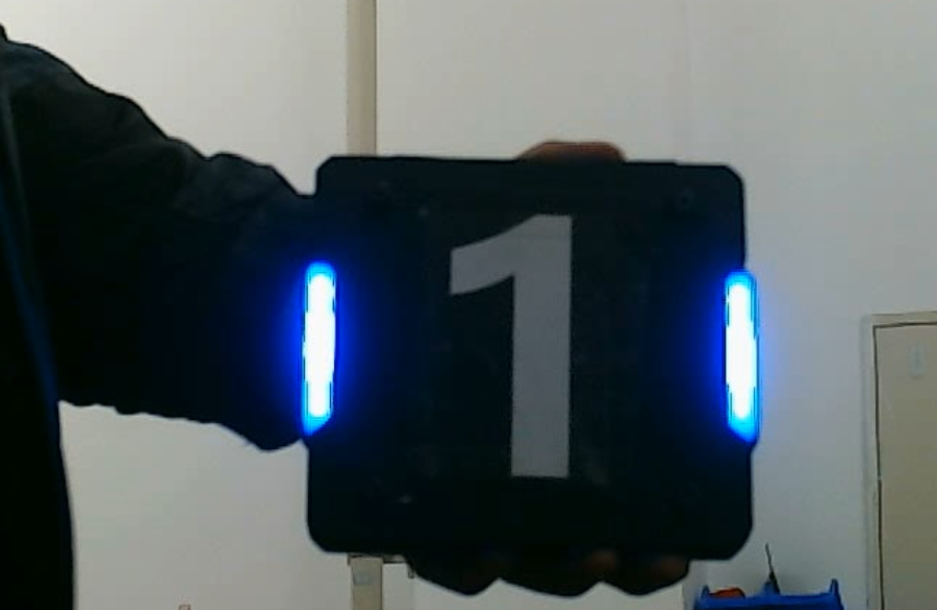
//> input picture img/armor1.png, 937 x 610 px
$ ./color_detection   (built with g++ and OpenCV 4)
//> lines starting //> are read from the running program, lines starting //| are printed output that depends on the picture; after the words box and inside, x2 and y2 are one past the last pixel; in counts of white or black regions, pixels touching at a corner belong together
/*
颜色阈值色块识别模块
功能：
1 HSV颜色分割
2 形态学去噪
3 轮廓筛选
4 计算中心/面积
5 绘制检测结果
*/
#include <opencv2/opencv.hpp>
#include <iostream>
#include <vector>

using namespace cv;
using namespace std;

//颜色参数
struct ColorRange
{
    Scalar lower1;
    Scalar upper1;

    Scalar lower2;
    Scalar upper2;

    Scalar drawColor;
    bool dualRange;   // 红色0,180
};

//轮廓信息参数
struct ContourInfo
{
    int id;

    Point center;

    double area;

    Rect bbox;

    Point circle_center;

    int circle_r;
};

//颜色阈值定义
ColorRange RED =
{
    Scalar(0,100,100),
    Scalar(10,255,255),

    Scalar(160,100,100),
    Scalar(179,255,255),

    Scalar(0,0,255),
    true
};

ColorRange BLUE =
{
    Scalar(100,100,100),
    Scalar(130,255,255),

    Scalar(),
    Scalar(),

    Scalar(255,0,0),
    false
};

ColorRange GREEN =
{
    Scalar(40,50,50),
    Scalar(80,255,255),

    Scalar(),
    Scalar(),

    Scalar(0,255,0),
    false
};

//通道转换
Mat convertToHSV(const Mat& image)
{
    Mat hsv;
    cvtColor(image, hsv, COLOR_BGR2HSV);
    return hsv;
}

//创建颜色掩码
Mat createColorMask(const Mat& hsv, const ColorRange& range)
{
    Mat mask;

    if(range.dualRange)
    {
        Mat mask1, mask2;

        inRange(hsv, range.lower1, range.upper1, mask1);
        inRange(hsv, range.lower2, range.upper2, mask2);
        //合并双阈值
        bitwise_or(mask1, mask2, mask);
    }
    else
    {
        inRange(hsv, range.lower1, range.upper1, mask);
    }

    return mask;
}

//形态学去噪
Mat applyMorphology(const Mat& mask, int kernelSize = 5)
{
    Mat result;

    Mat kernel = getStructuringElement(2,Size(kernelSize,kernelSize));//5*5 椭圆形

    morphologyEx(mask,result,MORPH_OPEN,kernel);//腐蚀膨胀

    morphologyEx(result,result,MORPH_CLOSE,kernel);//膨胀腐蚀

    return result;
}

//轮廓筛选
void findValidContours(
        const Mat& mask,
        vector<vector<Point>>& validContours,
        vector<ContourInfo>& infos,
        double minArea = 100
)
{
    vector<vector<Point>> contours;

    findContours(mask,contours,RETR_EXTERNAL,CHAIN_APPROX_SIMPLE);

    int id = 1;

    for(auto& c: contours)
    {
        double area = contourArea(c);//计算轮廓面积

        if(area < minArea)
        {
            continue;
        }
        Moments m = moments(c);

        int cx = 0;
        int cy = 0;

        if(m.m00 != 0)
        {
            cx = m.m10/m.m00;
            cy = m.m01/m.m00;
        }

        //外接矩形
        Rect bbox = boundingRect(c);

        Point2f center;
        float radius;
        //外接圆
        minEnclosingCircle(c,center,radius);

        ContourInfo info;

        info.id = id++;
        info.center = Point(cx,cy);
        info.area = area;
        info.circle_center = center;
        info.circle_r = radius;

        validContours.push_back(c);
        infos.push_back(info);
    }

    sort(infos.begin(),infos.end(),[](const ContourInfo&a, const ContourInfo&b){return a.area > b.area;});
}

//绘制检测结果
Mat drawResult(
        const Mat& image,//输入图像
        const vector<vector<Point>>& contours,  //所有检测到的轮廓
        const vector<ContourInfo>& infos,  //轮廓信息
        Scalar color  //所选颜色
)
{
    Mat result = image.clone();//深拷贝
    // 画
    for(size_t i = 0;i<contours.size();i++)
    {
        //画轮廓
        drawContours(result,contours,i,color,2);//2为线宽

        Point p = infos[i].center;
        //画中心大红点
        circle(result,p,5,Scalar(0,0,255),-1);//5为半径,通道表示绘画颜色,-1表示填充
        //获取外接矩形
        Rect r = infos[i].bbox;

        rectangle(result,r,Scalar(255,0,0),2);//线宽2

        string text =  "ID:"
        + to_string(infos[i].id)
        +  " (" + to_string(p.x)
        + "," + to_string(p.y) + ")";

        putText(result,
                text,
                Point(r.x,r.y-10),
                FONT_HERSHEY_SIMPLEX,
                0.5,
                color,
                2);
        //字号0.5 线宽2
    }

    return result;
}

//颜色检测流程 name:蓝色、绿色、红色
void detectColor(const Mat& image,
                 const ColorRange& range,
                 string name)
{
    cout << "开始检测 " << name << endl;

    //bgr -> hsv
    Mat hsv = convertToHSV(image);
    //创建颜色掩码
    Mat mask = createColorMask(hsv,range);
    //除噪
    Mat cleanMask = applyMorphology(mask);

    //找轮廓
    vector<vector<Point>> contours;//存轮廓边界点
    vector<ContourInfo> infos;//存轮廓的其他信息

    findValidContours(cleanMask,contours,infos);
    //输出检测结果
    cout<<"发现"<<infos.size()<<"个"<<name<<"目标"<<endl;

    Mat result = drawResult(image,contours,infos,range.drawColor);

    if(infos.size())
    {
        imshow(name + " mask", cleanMask);
        imshow(name + " result", result);
    }

    string path = "../img/output/color_detection/" + name +"_result.jpg";

    if(infos.size() != 0)
    {
        imwrite(path,result);
    }

}

int main(int argc,char** argv)
{
    string path="../img/armor1.png";

    if(argc>1)
        path = argv[1];

    Mat image = imread(path);
//> image is the input picture: 610 rows x 937 cols, CV_8UC3; mean B, G, R 96.2, 91.7, 81.8

    if(image.empty())
    {
        cout<<"[错误]图像读取失败"<<endl;
        return -1;
    }

    detectColor(image,RED,"red");
//> in convertToHSV, `cvtColor(image, hsv, COLOR_BGR2HSV);`: hsv: 610 rows x 937 cols, CV_8UC3; mean H, S, V 74.8, 118.6, 99.8
//> in createColorMask, `inRange(hsv, range.lower1, range.upper1, mask1);`: mask1: 610 rows x 937 cols, CV_8UC1; every value is 0
//> in findValidContours, `findContours(mask,contours,RETR_EXTERNAL,CHAIN_APPROX_SIMPLE);`: contours = 0 contours
//> after the loop in findValidContours, `for(auto& c: contours)`: id = 1
//> in detectColor, `findValidContours(cleanMask,contours,infos);`: contours = 0 contours; infos = 0 items
//| 发现0个red目标

    detectColor(image,BLUE,"blue");
//> in createColorMask (call 2), `inRange(hsv, range.lower1, range.upper1, mask);`:
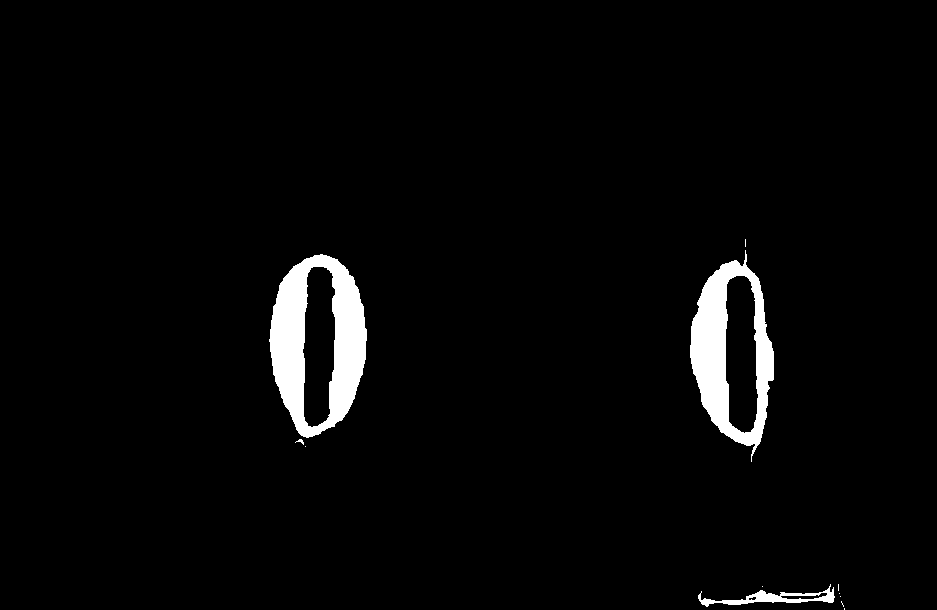
//> mask: 610 rows x 937 cols, CV_8UC1; 3.1% white; 12 white regions (8 under 20 px), largest, box (x1, y1, x2, y2) and area: (269, 254, 367, 438) 9377, (690, 250, 774, 462) 7337, (698, 584, 835, 607) 924, (295, 439, 304, 445) 22
//> in createColorMask (call 2), `inRange(hsv, range.lower1, range.upper1, mask);`: range.lower1 = Scalar(100, 100, 100); range.upper1 = Scalar(130, 255, 255)
//> call 2 of applyMorphology, with kernelSize = 5
//> in applyMorphology (call 2), `morphologyEx(mask,result,MORPH_OPEN,kernel);`:
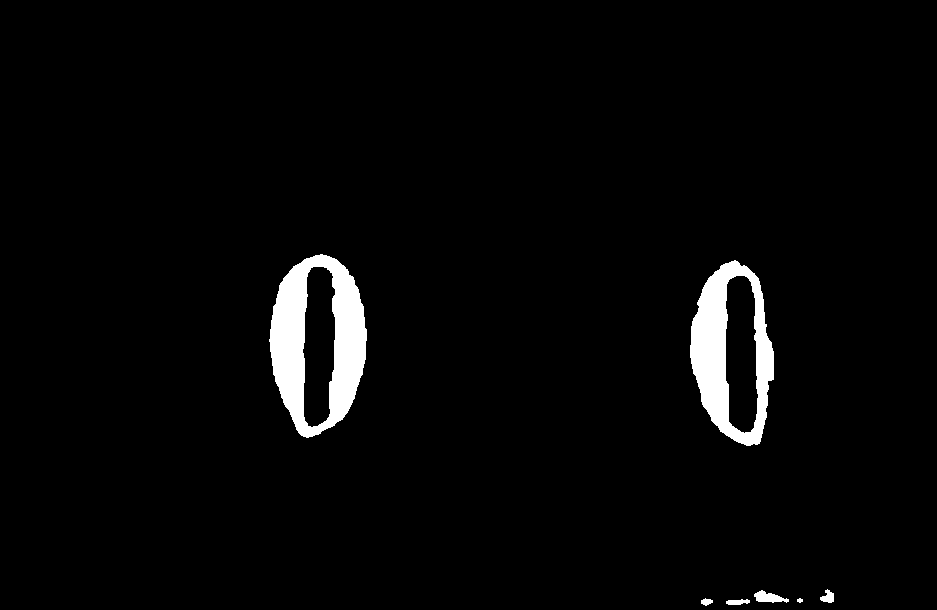
//> result: 610 rows x 937 cols, CV_8UC1; 3% white; 7 white regions, largest, box (x1, y1, x2, y2) and area: (269, 254, 367, 438) 9367, (690, 260, 774, 446) 7257, (754, 590, 789, 603) 256
//> in applyMorphology (call 2), `morphologyEx(result,result,MORPH_CLOSE,kernel);`: result: 610 rows x 937 cols, CV_8UC1; 3% white; 7 white regions
//> in findValidContours (call 2), `findContours(mask,contours,RETR_EXTERNAL,CHAIN_APPROX_SIMPLE);`: contours = 7 contours, 1 with area under 20; largest, box (x1, y1, x2, y2) and area: (269, 254, 367, 438) 13342, (690, 260, 774, 446) 11282, (754, 590, 789, 603) 220, (820, 589, 834, 603) 106, (726, 599, 750, 605) 80, (701, 598, 713, 606) 48
//> the loop in findValidContours (call 2), `for(auto& c: contours)` made 7 passes
//> (area, cx, cy, bbox, center, radius, info.area, info.circle_center) on passes 4, 6, 7: (220.5, 768, 597, Rect(754, 590, 35, 13), Point(771, 597.5), 17.36, 220.5, Point(771, 598)), (11282.5, 732, 352, Rect(690, 260, 84, 186), Point(742, 352.5), 92.85, 11282.5, Point(742, 352)), (13341.5, 317, 342, Rect(269, 254, 98, 184), Point(314, 345.5), 91.85, 13341.5, Point(314, 346))
//> (area, cx, cy, bbox, center, radius, info.area, info.circle_r) on pass 5: (106.5, 827, 596, Rect(820, 589, 14, 14), Point(827, 596.5), 7.48, 106.5, 7)
//> in detectColor (call 2), `findValidContours(cleanMask,contours,infos);`: contours = 4 contours; box (x1, y1, x2, y2) and area: (269, 254, 367, 438) 13342, (690, 260, 774, 446) 11282, (754, 590, 789, 603) 220, (820, 589, 834, 603) 106; infos = 4 items
//| 发现4个blue目标
//> call 2 of drawResult, with color = Scalar(255)
//> the loop in drawResult (call 2), `for(size_t i = 0;i<contours.size();i++)` made 4 passes
//> text on passes 1 to 4: "ID:4 (317,342)", "ID:3 (732,352)", "ID:1 (768,597)", "ID:2 (827,596)"
//> after the loop in drawResult (call 2), `for(size_t i = 0;i<contours.size();i++)`:
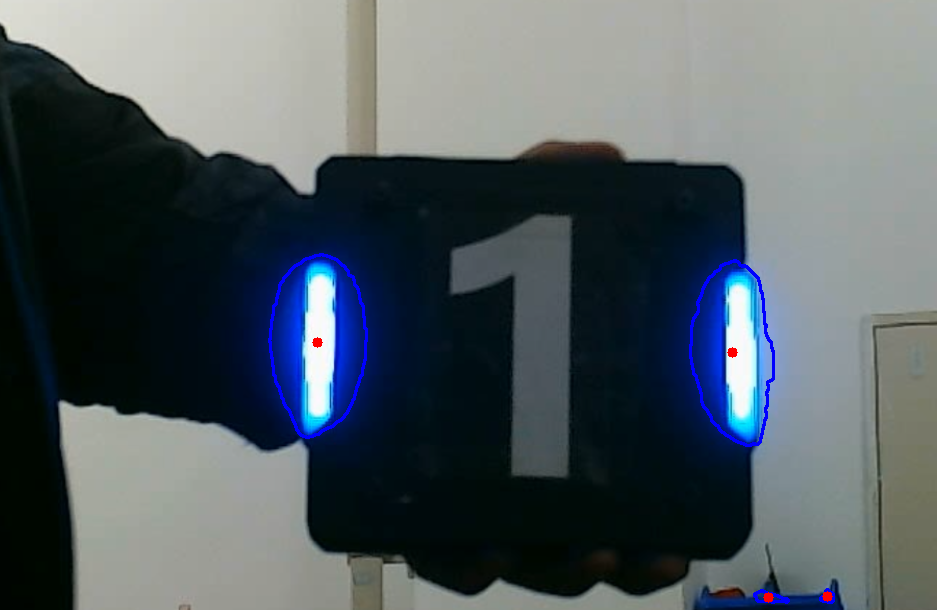
//> result: 610 rows x 937 cols, CV_8UC3; 0.65% of pixels changed, all inside (x1, y1, x2, y2) = (268, 253, 835, 604)

    detectColor(image,GREEN,"green");
//> in createColorMask (call 3), `inRange(hsv, range.lower1, range.upper1, mask);`:
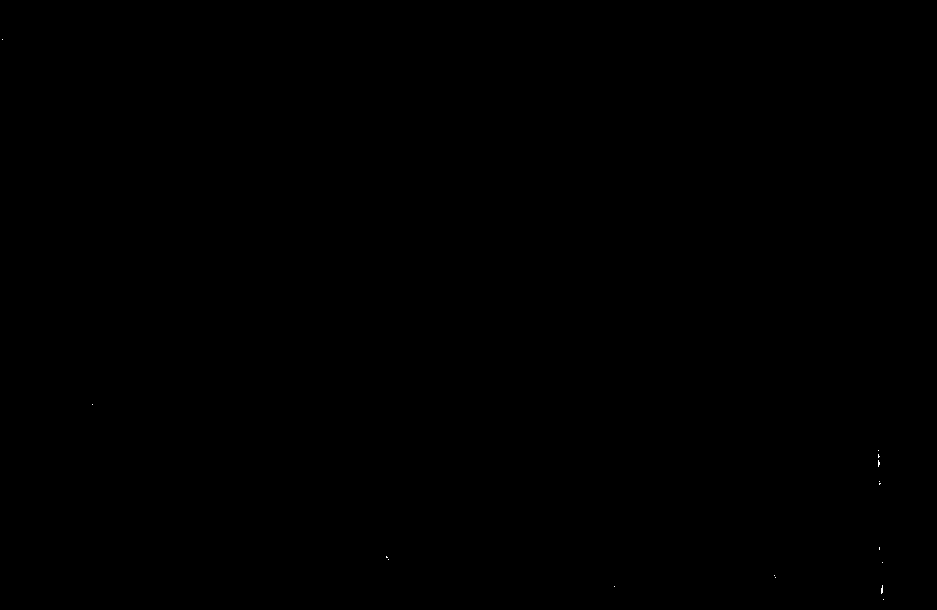
//> mask: 610 rows x 937 cols, CV_8UC1; 0.01% white in thin lines or dots, all inside (x1, y1, x2, y2) = (2, 39, 884, 600)
//> in createColorMask (call 3), `inRange(hsv, range.lower1, range.upper1, mask);`: range.lower1 = Scalar(40, 50, 50); range.upper1 = Scalar(80, 255, 255)
//> in findValidContours (call 3), `findContours(mask,contours,RETR_EXTERNAL,CHAIN_APPROX_SIMPLE);`: contours = 0 contours
//> in detectColor (call 3), `findValidContours(cleanMask,contours,infos);`: infos = 0 items
//| 发现0个green目标

    waitKey(0);

    return 0;
}

$ run again, with img/armor2.png copied over img/armor1.png
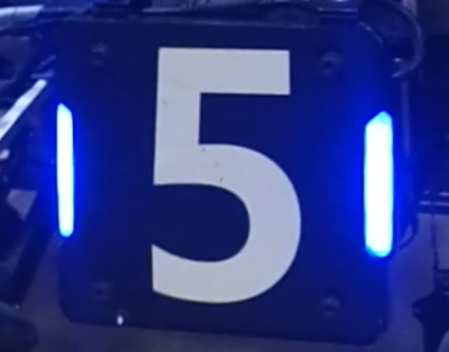
//> input picture img/armor2.png, 449 x 352 px
//> image is the input picture: 352 rows x 449 cols, CV_8UC3; mean B, G, R 134, 57.7, 45.3
//> hsv: 352 rows x 449 cols, CV_8UC3; mean H, S, V 115, 184.9, 134
//> mask1: 352 rows x 449 cols, CV_8UC1; every value is 0
//> in findValidContours, `findContours(mask,contours,RETR_EXTERNAL,CHAIN_APPROX_SIMPLE);`: contours = 0 contours
//> after the loop in findValidContours, `for(auto& c: contours)`: id = 1
//> in detectColor, `findValidContours(cleanMask,contours,infos);`: contours = 0 contours; infos = 0 items
//| 发现0个red目标
//> in createColorMask (call 2), `inRange(hsv, range.lower1, range.upper1, mask);`:
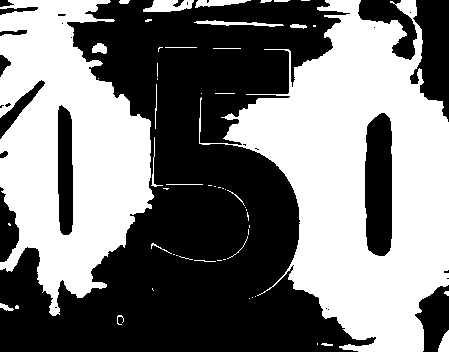
//> mask: 352 rows x 449 cols, CV_8UC1; 48% white; 56 white regions (32 under 20 px), largest, box (x1, y1, x2, y2) and area: (199, 0, 449, 352) 43899, (0, 0, 154, 316) 29914, (143, 0, 194, 12) 433
//> range.lower1 = Scalar(100, 100, 100); range.upper1 = Scalar(130, 255, 255)
//> in findValidContours (call 2), `findContours(mask,contours,RETR_EXTERNAL,CHAIN_APPROX_SIMPLE);`: contours = 11 contours, 3 with area under 20; largest, box (x1, y1, x2, y2) and area: (225, 0, 449, 352) 46056, (0, 0, 154, 316) 31262, (148, 0, 247, 12) 610, (397, 0, 417, 18) 236, (438, 331, 449, 352) 132, (92, 43, 107, 54) 97, (0, 303, 9, 311) 32, (120, 0, 129, 4) 21
//> the loop in findValidContours (call 2), `for(auto& c: contours)` made 11 passes
//> (area, cx, cy, bbox, center, radius, info.area, info.circle_center) on passes 6, 7, 11: (236, 407, 7, Rect(397, 0, 20, 18), Point(407.3, 8.04), 11.11, 236, Point(407, 8)), (46055.5, 361, 179, Rect(225, 0, 224, 352), Point(374, 175.5), 182.2, 46055.5, Point(374, 176)), (31262, 66, 148, Rect(0, 0, 154, 316), Point(58.5, 153.5), 161.6, 31262, Point(58, 154))
//> in detectColor (call 2), `findValidContours(cleanMask,contours,infos);`: contours = 5 contours; box (x1, y1, x2, y2) and area: (225, 0, 449, 352) 46056, (0, 0, 154, 316) 31262, (148, 0, 247, 12) 610, (397, 0, 417, 18) 236, (438, 331, 449, 352) 132; infos = 5 items
//| 发现5个blue目标
//> the loop in drawResult (call 2), `for(size_t i = 0;i<contours.size();i++)` made 5 passes
//> text on passes 1 to 5: "ID:3 (361,179)", "ID:5 (66,148)", "ID:4 (186,4)", "ID:2 (407,7)", "ID:1 (444,343)"
//> after the loop in drawResult (call 2), `for(size_t i = 0;i<contours.size();i++)`:
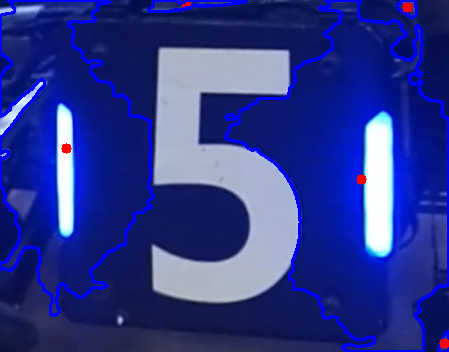
//> result: 352 rows x 449 cols, CV_8UC3; 5.71% of pixels changed, all inside (x1, y1, x2, y2) = (0, 0, 449, 352)
//> in findValidContours (call 3), `findContours(mask,contours,RETR_EXTERNAL,CHAIN_APPROX_SIMPLE);`: contours = 0 contours
//> in detectColor (call 3), `findValidContours(cleanMask,contours,infos);`: infos = 0 items
//| 发现0个green目标
